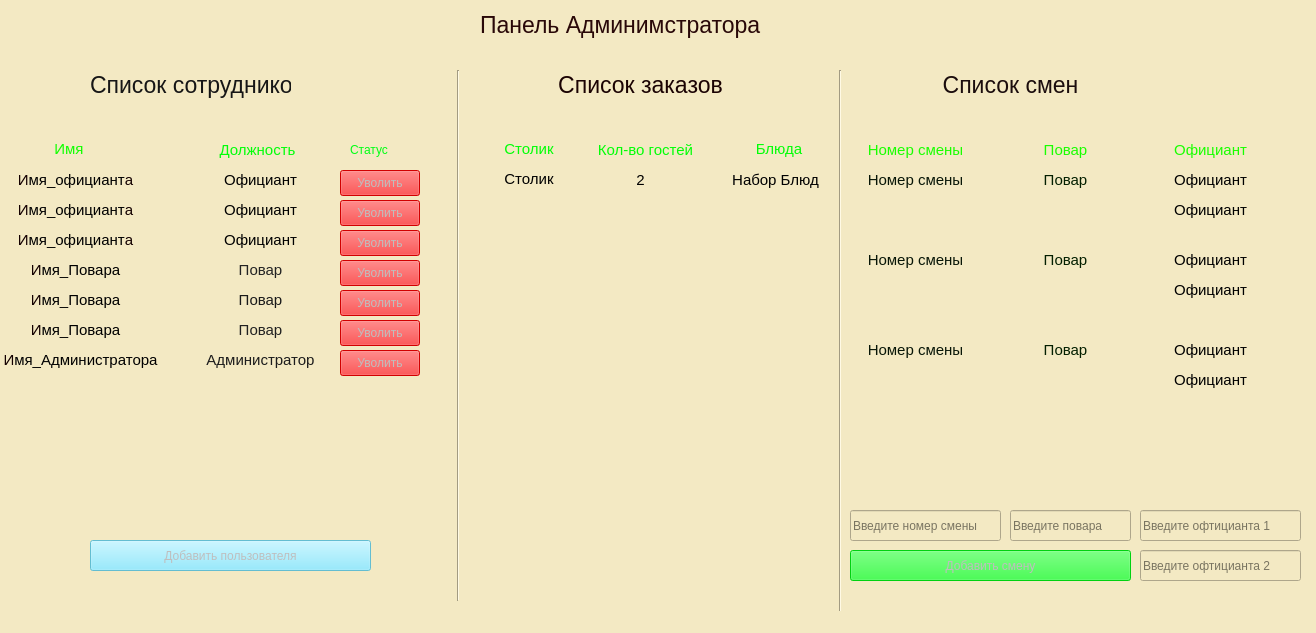
 <widget class="QMainWindow" name="AdminWindow">
  <property name="enabled">
   <bool>false</bool>
  </property>
  <property name="geometry">
   <rect>
    <x>0</x>
    <y>0</y>
    <width>1316</width>
    <height>633</height>
   </rect>
  </property>
  <property name="windowTitle">
   <string>Панель Администратора</string>
  </property>
  <property name="styleSheet">
   <string notr="true">background-color: rgb(243, 233, 195);</string>
  </property>
  <widget class="QWidget" name="centralwidget">
   <widget class="QLabel" name="labelTitlWindow">
    <property name="enabled">
     <bool>false</bool>
    </property>
    <property name="geometry">
     <rect>
      <x>480</x>
      <y>0</y>
      <width>301</width>
      <height>51</height>
     </rect>
    </property>
    <property name="font">
     <font>
      <pointsize>17</pointsize>
     </font>
    </property>
    <property name="layoutDirection">
     <enum>Qt::LeftToRight</enum>
    </property>
    <property name="text">
     <string>&lt;html&gt;&lt;head/&gt;&lt;body&gt;&lt;p&gt;&lt;span style=&quot; color:#290808;&quot;&gt;Панель Админимстратора&lt;/span&gt;&lt;/p&gt;&lt;/body&gt;&lt;/html&gt;</string>
    </property>
   </widget>
   <widget class="QLabel" name="label">
    <property name="enabled">
     <bool>false</bool>
    </property>
    <property name="geometry">
     <rect>
      <x>90</x>
      <y>60</y>
      <width>201</width>
      <height>51</height>
     </rect>
    </property>
    <property name="font">
     <font>
      <pointsize>17</pointsize>
     </font>
    </property>
    <property name="text">
     <string>&lt;html&gt;&lt;head/&gt;&lt;body&gt;&lt;p align=&quot;center&quot;&gt;&lt;span style=&quot; color:#161616;&quot;&gt;Список сотрудников&lt;/span&gt;&lt;/p&gt;&lt;/body&gt;&lt;/html&gt;</string>
    </property>
   </widget>
   <widget class="QLabel" name="label_3">
    <property name="enabled">
     <bool>false</bool>
    </property>
    <property name="geometry">
     <rect>
      <x>540</x>
      <y>60</y>
      <width>201</width>
      <height>51</height>
     </rect>
    </property>
    <property name="font">
     <font>
      <pointsize>17</pointsize>
     </font>
    </property>
    <property name="text">
     <string>&lt;html&gt;&lt;head/&gt;&lt;body&gt;&lt;p align=&quot;center&quot;&gt;&lt;span style=&quot; color:#1a0202;&quot;&gt;Список заказов&lt;/span&gt;&lt;/p&gt;&lt;/body&gt;&lt;/html&gt;</string>
    </property>
   </widget>
   <widget class="QLabel" name="label_4">
    <property name="enabled">
     <bool>false</bool>
    </property>
    <property name="geometry">
     <rect>
      <x>910</x>
      <y>60</y>
      <width>201</width>
      <height>51</height>
     </rect>
    </property>
    <property name="font">
     <font>
      <pointsize>17</pointsize>
     </font>
    </property>
    <property name="text">
     <string>&lt;html&gt;&lt;head/&gt;&lt;body&gt;&lt;p align=&quot;center&quot;&gt;&lt;span style=&quot; color:#1b0d0d;&quot;&gt;Список смен&lt;/span&gt;&lt;/p&gt;&lt;/body&gt;&lt;/html&gt;</string>
    </property>
   </widget>
   <widget class="QLabel" name="Name">
    <property name="enabled">
     <bool>false</bool>
    </property>
    <property name="geometry">
     <rect>
      <x>40</x>
      <y>140</y>
      <width>58</width>
      <height>18</height>
     </rect>
    </property>
    <property name="font">
     <font>
      <pointsize>11</pointsize>
     </font>
    </property>
    <property name="text">
     <string>&lt;html&gt;&lt;head/&gt;&lt;body&gt;&lt;p align=&quot;center&quot;&gt;&lt;span style=&quot; color:#10ff00;&quot;&gt;Имя&lt;/span&gt;&lt;/p&gt;&lt;/body&gt;&lt;/html&gt;</string>
    </property>
   </widget>
   <widget class="QLabel" name="label_5">
    <property name="enabled">
     <bool>false</bool>
    </property>
    <property name="geometry">
     <rect>
      <x>217</x>
      <y>140</y>
      <width>81</width>
      <height>21</height>
     </rect>
    </property>
    <property name="font">
     <font>
      <pointsize>11</pointsize>
     </font>
    </property>
    <property name="text">
     <string>&lt;html&gt;&lt;head/&gt;&lt;body&gt;&lt;p align=&quot;center&quot;&gt;&lt;span style=&quot; color:#00ff09;&quot;&gt;Должность&lt;/span&gt;&lt;/p&gt;&lt;/body&gt;&lt;/html&gt;</string>
    </property>
   </widget>
   <widget class="QLabel" name="label_6">
    <property name="enabled">
     <bool>false</bool>
    </property>
    <property name="geometry">
     <rect>
      <x>10</x>
      <y>170</y>
      <width>131</width>
      <height>21</height>
     </rect>
    </property>
    <property name="font">
     <font>
      <pointsize>11</pointsize>
     </font>
    </property>
    <property name="text">
     <string>&lt;html&gt;&lt;head/&gt;&lt;body&gt;&lt;p align=&quot;center&quot;&gt;&lt;span style=&quot; color:#130000;&quot;&gt;И&lt;/span&gt;&lt;span style=&quot; color:#000000;&quot;&gt;мя_официант&lt;/span&gt;&lt;span style=&quot; color:#130000;&quot;&gt;а&lt;/span&gt;&lt;/p&gt;&lt;/body&gt;&lt;/html&gt;</string>
    </property>
   </widget>
   <widget class="QLabel" name="label_7">
    <property name="enabled">
     <bool>false</bool>
    </property>
    <property name="geometry">
     <rect>
      <x>210</x>
      <y>170</y>
      <width>101</width>
      <height>21</height>
     </rect>
    </property>
    <property name="font">
     <font>
      <pointsize>11</pointsize>
     </font>
    </property>
    <property name="text">
     <string>&lt;html&gt;&lt;head/&gt;&lt;body&gt;&lt;p align=&quot;center&quot;&gt;&lt;span style=&quot; color:#000000;&quot;&gt;Официант&lt;/span&gt;&lt;/p&gt;&lt;/body&gt;&lt;/html&gt;</string>
    </property>
   </widget>
   <widget class="QLabel" name="label_8">
    <property name="enabled">
     <bool>false</bool>
    </property>
    <property name="geometry">
     <rect>
      <x>10</x>
      <y>200</y>
      <width>131</width>
      <height>21</height>
     </rect>
    </property>
    <property name="font">
     <font>
      <pointsize>11</pointsize>
     </font>
    </property>
    <property name="text">
     <string>&lt;html&gt;&lt;head/&gt;&lt;body&gt;&lt;p align=&quot;center&quot;&gt;&lt;span style=&quot; color:#130000;&quot;&gt;И&lt;/span&gt;&lt;span style=&quot; color:#000000;&quot;&gt;мя_официант&lt;/span&gt;&lt;span style=&quot; color:#130000;&quot;&gt;а&lt;/span&gt;&lt;/p&gt;&lt;/body&gt;&lt;/html&gt;</string>
    </property>
   </widget>
   <widget class="QLabel" name="label_9">
    <property name="enabled">
     <bool>false</bool>
    </property>
    <property name="geometry">
     <rect>
      <x>10</x>
      <y>230</y>
      <width>131</width>
      <height>21</height>
     </rect>
    </property>
    <property name="font">
     <font>
      <pointsize>11</pointsize>
     </font>
    </property>
    <property name="text">
     <string>&lt;html&gt;&lt;head/&gt;&lt;body&gt;&lt;p align=&quot;center&quot;&gt;&lt;span style=&quot; color:#130000;&quot;&gt;И&lt;/span&gt;&lt;span style=&quot; color:#000000;&quot;&gt;мя_официант&lt;/span&gt;&lt;span style=&quot; color:#130000;&quot;&gt;а&lt;/span&gt;&lt;/p&gt;&lt;/body&gt;&lt;/html&gt;</string>
    </property>
   </widget>
   <widget class="QLabel" name="label_10">
    <property name="enabled">
     <bool>false</bool>
    </property>
    <property name="geometry">
     <rect>
      <x>210</x>
      <y>200</y>
      <width>101</width>
      <height>21</height>
     </rect>
    </property>
    <property name="font">
     <font>
      <pointsize>11</pointsize>
     </font>
    </property>
    <property name="text">
     <string>&lt;html&gt;&lt;head/&gt;&lt;body&gt;&lt;p align=&quot;center&quot;&gt;&lt;span style=&quot; color:#000000;&quot;&gt;Официант&lt;/span&gt;&lt;/p&gt;&lt;/body&gt;&lt;/html&gt;</string>
    </property>
   </widget>
   <widget class="QLabel" name="label_11">
    <property name="enabled">
     <bool>false</bool>
    </property>
    <property name="geometry">
     <rect>
      <x>210</x>
      <y>230</y>
      <width>101</width>
      <height>21</height>
     </rect>
    </property>
    <property name="font">
     <font>
      <pointsize>11</pointsize>
     </font>
    </property>
    <property name="text">
     <string>&lt;html&gt;&lt;head/&gt;&lt;body&gt;&lt;p align=&quot;center&quot;&gt;&lt;span style=&quot; color:#000000;&quot;&gt;Официант&lt;/span&gt;&lt;/p&gt;&lt;/body&gt;&lt;/html&gt;</string>
    </property>
   </widget>
   <widget class="QLabel" name="label_12">
    <property name="enabled">
     <bool>false</bool>
    </property>
    <property name="geometry">
     <rect>
      <x>210</x>
      <y>260</y>
      <width>101</width>
      <height>21</height>
     </rect>
    </property>
    <property name="font">
     <font>
      <pointsize>11</pointsize>
     </font>
    </property>
    <property name="text">
     <string>&lt;html&gt;&lt;head/&gt;&lt;body&gt;&lt;p align=&quot;center&quot;&gt;&lt;span style=&quot; color:#232323;&quot;&gt;Повар&lt;/span&gt;&lt;/p&gt;&lt;/body&gt;&lt;/html&gt;</string>
    </property>
   </widget>
   <widget class="QLabel" name="label_13">
    <property name="enabled">
     <bool>false</bool>
    </property>
    <property name="geometry">
     <rect>
      <x>10</x>
      <y>260</y>
      <width>131</width>
      <height>21</height>
     </rect>
    </property>
    <property name="font">
     <font>
      <pointsize>11</pointsize>
     </font>
    </property>
    <property name="text">
     <string>&lt;html&gt;&lt;head/&gt;&lt;body&gt;&lt;p align=&quot;center&quot;&gt;&lt;span style=&quot; color:#130000;&quot;&gt;И&lt;/span&gt;&lt;span style=&quot; color:#000000;&quot;&gt;мя_Повара&lt;/span&gt;&lt;/p&gt;&lt;/body&gt;&lt;/html&gt;</string>
    </property>
   </widget>
   <widget class="QLabel" name="label_14">
    <property name="enabled">
     <bool>false</bool>
    </property>
    <property name="geometry">
     <rect>
      <x>10</x>
      <y>290</y>
      <width>131</width>
      <height>21</height>
     </rect>
    </property>
    <property name="font">
     <font>
      <pointsize>11</pointsize>
     </font>
    </property>
    <property name="text">
     <string>&lt;html&gt;&lt;head/&gt;&lt;body&gt;&lt;p align=&quot;center&quot;&gt;&lt;span style=&quot; color:#130000;&quot;&gt;И&lt;/span&gt;&lt;span style=&quot; color:#000000;&quot;&gt;мя_Повара&lt;/span&gt;&lt;/p&gt;&lt;/body&gt;&lt;/html&gt;</string>
    </property>
   </widget>
   <widget class="QLabel" name="label_15">
    <property name="enabled">
     <bool>false</bool>
    </property>
    <property name="geometry">
     <rect>
      <x>10</x>
      <y>320</y>
      <width>131</width>
      <height>21</height>
     </rect>
    </property>
    <property name="font">
     <font>
      <pointsize>11</pointsize>
     </font>
    </property>
    <property name="text">
     <string>&lt;html&gt;&lt;head/&gt;&lt;body&gt;&lt;p align=&quot;center&quot;&gt;&lt;span style=&quot; color:#130000;&quot;&gt;И&lt;/span&gt;&lt;span style=&quot; color:#000000;&quot;&gt;мя_Повара&lt;/span&gt;&lt;/p&gt;&lt;/body&gt;&lt;/html&gt;</string>
    </property>
   </widget>
   <widget class="QLabel" name="label_16">
    <property name="enabled">
     <bool>false</bool>
    </property>
    <property name="geometry">
     <rect>
      <x>210</x>
      <y>290</y>
      <width>101</width>
      <height>21</height>
     </rect>
    </property>
    <property name="font">
     <font>
      <pointsize>11</pointsize>
     </font>
    </property>
    <property name="text">
     <string>&lt;html&gt;&lt;head/&gt;&lt;body&gt;&lt;p align=&quot;center&quot;&gt;&lt;span style=&quot; color:#1a1a1a;&quot;&gt;Повар&lt;/span&gt;&lt;/p&gt;&lt;/body&gt;&lt;/html&gt;</string>
    </property>
   </widget>
   <widget class="QLabel" name="label_17">
    <property name="enabled">
     <bool>false</bool>
    </property>
    <property name="geometry">
     <rect>
      <x>210</x>
      <y>320</y>
      <width>101</width>
      <height>21</height>
     </rect>
    </property>
    <property name="font">
     <font>
      <pointsize>11</pointsize>
     </font>
    </property>
    <property name="text">
     <string>&lt;html&gt;&lt;head/&gt;&lt;body&gt;&lt;p align=&quot;center&quot;&gt;&lt;span style=&quot; color:#212121;&quot;&gt;Повар&lt;/span&gt;&lt;/p&gt;&lt;/body&gt;&lt;/html&gt;</string>
    </property>
   </widget>
   <widget class="QLabel" name="label_18">
    <property name="enabled">
     <bool>false</bool>
    </property>
    <property name="geometry">
     <rect>
      <x>0</x>
      <y>350</y>
      <width>161</width>
      <height>21</height>
     </rect>
    </property>
    <property name="font">
     <font>
      <pointsize>11</pointsize>
     </font>
    </property>
    <property name="text">
     <string>&lt;html&gt;&lt;head/&gt;&lt;body&gt;&lt;p align=&quot;center&quot;&gt;&lt;span style=&quot; color:#130000;&quot;&gt;И&lt;/span&gt;&lt;span style=&quot; color:#000000;&quot;&gt;мя_Администратора&lt;/span&gt;&lt;/p&gt;&lt;/body&gt;&lt;/html&gt;</string>
    </property>
   </widget>
   <widget class="QLabel" name="label_19">
    <property name="enabled">
     <bool>false</bool>
    </property>
    <property name="geometry">
     <rect>
      <x>200</x>
      <y>350</y>
      <width>121</width>
      <height>21</height>
     </rect>
    </property>
    <property name="font">
     <font>
      <pointsize>11</pointsize>
     </font>
    </property>
    <property name="text">
     <string>&lt;html&gt;&lt;head/&gt;&lt;body&gt;&lt;p align=&quot;center&quot;&gt;&lt;span style=&quot; color:#1c1c1c;&quot;&gt;Администратор&lt;/span&gt;&lt;/p&gt;&lt;/body&gt;&lt;/html&gt;</string>
    </property>
   </widget>
   <widget class="QLabel" name="Name_2">
    <property name="enabled">
     <bool>false</bool>
    </property>
    <property name="geometry">
     <rect>
      <x>500</x>
      <y>140</y>
      <width>58</width>
      <height>18</height>
     </rect>
    </property>
    <property name="font">
     <font>
      <pointsize>11</pointsize>
     </font>
    </property>
    <property name="text">
     <string>&lt;html&gt;&lt;head/&gt;&lt;body&gt;&lt;p align=&quot;center&quot;&gt;&lt;span style=&quot; color:#00ff06;&quot;&gt;Столик&lt;/span&gt;&lt;/p&gt;&lt;/body&gt;&lt;/html&gt;</string>
    </property>
   </widget>
   <widget class="QLabel" name="Name_3">
    <property name="enabled">
     <bool>false</bool>
    </property>
    <property name="geometry">
     <rect>
      <x>590</x>
      <y>140</y>
      <width>111</width>
      <height>21</height>
     </rect>
    </property>
    <property name="font">
     <font>
      <pointsize>11</pointsize>
     </font>
    </property>
    <property name="text">
     <string>&lt;html&gt;&lt;head/&gt;&lt;body&gt;&lt;p align=&quot;center&quot;&gt;&lt;span style=&quot; color:#00ff06;&quot;&gt;Кол-во гостей&lt;/span&gt;&lt;/p&gt;&lt;/body&gt;&lt;/html&gt;</string>
    </property>
   </widget>
   <widget class="QLabel" name="Name_4">
    <property name="enabled">
     <bool>false</bool>
    </property>
    <property name="geometry">
     <rect>
      <x>750</x>
      <y>140</y>
      <width>58</width>
      <height>18</height>
     </rect>
    </property>
    <property name="font">
     <font>
      <pointsize>11</pointsize>
     </font>
    </property>
    <property name="text">
     <string>&lt;html&gt;&lt;head/&gt;&lt;body&gt;&lt;p align=&quot;center&quot;&gt;&lt;span style=&quot; color:#00ff06;&quot;&gt;Блюда&lt;/span&gt;&lt;/p&gt;&lt;/body&gt;&lt;/html&gt;</string>
    </property>
   </widget>
   <widget class="QLabel" name="Name_5">
    <property name="enabled">
     <bool>false</bool>
    </property>
    <property name="geometry">
     <rect>
      <x>500</x>
      <y>170</y>
      <width>58</width>
      <height>18</height>
     </rect>
    </property>
    <property name="font">
     <font>
      <pointsize>11</pointsize>
     </font>
    </property>
    <property name="text">
     <string>&lt;html&gt;&lt;head/&gt;&lt;body&gt;&lt;p align=&quot;center&quot;&gt;&lt;span style=&quot; color:#000000;&quot;&gt;Столик&lt;/span&gt;&lt;/p&gt;&lt;/body&gt;&lt;/html&gt;</string>
    </property>
   </widget>
   <widget class="QLabel" name="Name_6">
    <property name="enabled">
     <bool>false</bool>
    </property>
    <property name="geometry">
     <rect>
      <x>630</x>
      <y>170</y>
      <width>21</width>
      <height>20</height>
     </rect>
    </property>
    <property name="font">
     <font>
      <pointsize>11</pointsize>
     </font>
    </property>
    <property name="text">
     <string>&lt;html&gt;&lt;head/&gt;&lt;body&gt;&lt;p align=&quot;center&quot;&gt;&lt;span style=&quot; color:#000000;&quot;&gt;2&lt;/span&gt;&lt;/p&gt;&lt;/body&gt;&lt;/html&gt;</string>
    </property>
   </widget>
   <widget class="QLabel" name="Name_7">
    <property name="enabled">
     <bool>false</bool>
    </property>
    <property name="geometry">
     <rect>
      <x>720</x>
      <y>170</y>
      <width>111</width>
      <height>21</height>
     </rect>
    </property>
    <property name="font">
     <font>
      <pointsize>11</pointsize>
     </font>
    </property>
    <property name="text">
     <string>&lt;html&gt;&lt;head/&gt;&lt;body&gt;&lt;p align=&quot;center&quot;&gt;&lt;span style=&quot; color:#000000;&quot;&gt;Набор Блюд&lt;/span&gt;&lt;/p&gt;&lt;/body&gt;&lt;/html&gt;</string>
    </property>
   </widget>
   <widget class="QLabel" name="label_20">
    <property name="enabled">
     <bool>false</bool>
    </property>
    <property name="geometry">
     <rect>
      <x>860</x>
      <y>140</y>
      <width>111</width>
      <height>21</height>
     </rect>
    </property>
    <property name="font">
     <font>
      <pointsize>11</pointsize>
     </font>
    </property>
    <property name="text">
     <string>&lt;html&gt;&lt;head/&gt;&lt;body&gt;&lt;p align=&quot;center&quot;&gt;&lt;span style=&quot; color:#19ff00;&quot;&gt;Номер смены&lt;/span&gt;&lt;/p&gt;&lt;/body&gt;&lt;/html&gt;</string>
    </property>
   </widget>
   <widget class="QLabel" name="label_21">
    <property name="enabled">
     <bool>false</bool>
    </property>
    <property name="geometry">
     <rect>
      <x>1010</x>
      <y>140</y>
      <width>111</width>
      <height>21</height>
     </rect>
    </property>
    <property name="font">
     <font>
      <pointsize>11</pointsize>
     </font>
    </property>
    <property name="text">
     <string>&lt;html&gt;&lt;head/&gt;&lt;body&gt;&lt;p align=&quot;center&quot;&gt;&lt;span style=&quot; color:#19ff00;&quot;&gt;Повар&lt;/span&gt;&lt;/p&gt;&lt;/body&gt;&lt;/html&gt;</string>
    </property>
   </widget>
   <widget class="QLabel" name="label_22">
    <property name="enabled">
     <bool>false</bool>
    </property>
    <property name="geometry">
     <rect>
      <x>1160</x>
      <y>140</y>
      <width>101</width>
      <height>21</height>
     </rect>
    </property>
    <property name="font">
     <font>
      <pointsize>11</pointsize>
     </font>
    </property>
    <property name="text">
     <string>&lt;html&gt;&lt;head/&gt;&lt;body&gt;&lt;p align=&quot;center&quot;&gt;&lt;span style=&quot; color:#19ff00;&quot;&gt;Официант&lt;/span&gt;&lt;/p&gt;&lt;/body&gt;&lt;/html&gt;</string>
    </property>
   </widget>
   <widget class="Line" name="line">
    <property name="geometry">
     <rect>
      <x>450</x>
      <y>70</y>
      <width>16</width>
      <height>531</height>
     </rect>
    </property>
    <property name="orientation">
     <enum>Qt::Vertical</enum>
    </property>
   </widget>
   <widget class="Line" name="line_2">
    <property name="geometry">
     <rect>
      <x>830</x>
      <y>70</y>
      <width>20</width>
      <height>561</height>
     </rect>
    </property>
    <property name="orientation">
     <enum>Qt::Vertical</enum>
    </property>
   </widget>
   <widget class="QLabel" name="label_23">
    <property name="enabled">
     <bool>false</bool>
    </property>
    <property name="geometry">
     <rect>
      <x>860</x>
      <y>170</y>
      <width>111</width>
      <height>21</height>
     </rect>
    </property>
    <property name="font">
     <font>
      <pointsize>11</pointsize>
     </font>
    </property>
    <property name="text">
     <string>&lt;html&gt;&lt;head/&gt;&lt;body&gt;&lt;p align=&quot;center&quot;&gt;&lt;span style=&quot; color:#081607;&quot;&gt;Номер смены&lt;/span&gt;&lt;/p&gt;&lt;/body&gt;&lt;/html&gt;</string>
    </property>
   </widget>
   <widget class="QLabel" name="label_24">
    <property name="enabled">
     <bool>false</bool>
    </property>
    <property name="geometry">
     <rect>
      <x>860</x>
      <y>250</y>
      <width>111</width>
      <height>21</height>
     </rect>
    </property>
    <property name="font">
     <font>
      <pointsize>11</pointsize>
     </font>
    </property>
    <property name="text">
     <string>&lt;html&gt;&lt;head/&gt;&lt;body&gt;&lt;p align=&quot;center&quot;&gt;&lt;span style=&quot; color:#081607;&quot;&gt;Номер смены&lt;/span&gt;&lt;/p&gt;&lt;/body&gt;&lt;/html&gt;</string>
    </property>
   </widget>
   <widget class="QLabel" name="label_25">
    <property name="enabled">
     <bool>false</bool>
    </property>
    <property name="geometry">
     <rect>
      <x>860</x>
      <y>340</y>
      <width>111</width>
      <height>21</height>
     </rect>
    </property>
    <property name="font">
     <font>
      <pointsize>11</pointsize>
     </font>
    </property>
    <property name="text">
     <string>&lt;html&gt;&lt;head/&gt;&lt;body&gt;&lt;p align=&quot;center&quot;&gt;&lt;span style=&quot; color:#081607;&quot;&gt;Номер смены&lt;/span&gt;&lt;/p&gt;&lt;/body&gt;&lt;/html&gt;</string>
    </property>
   </widget>
   <widget class="QLabel" name="label_26">
    <property name="enabled">
     <bool>false</bool>
    </property>
    <property name="geometry">
     <rect>
      <x>1010</x>
      <y>170</y>
      <width>111</width>
      <height>21</height>
     </rect>
    </property>
    <property name="font">
     <font>
      <pointsize>11</pointsize>
     </font>
    </property>
    <property name="text">
     <string>&lt;html&gt;&lt;head/&gt;&lt;body&gt;&lt;p align=&quot;center&quot;&gt;&lt;span style=&quot; color:#031f00;&quot;&gt;Повар&lt;/span&gt;&lt;/p&gt;&lt;/body&gt;&lt;/html&gt;</string>
    </property>
   </widget>
   <widget class="QLabel" name="label_27">
    <property name="enabled">
     <bool>false</bool>
    </property>
    <property name="geometry">
     <rect>
      <x>1160</x>
      <y>170</y>
      <width>101</width>
      <height>21</height>
     </rect>
    </property>
    <property name="font">
     <font>
      <pointsize>11</pointsize>
     </font>
    </property>
    <property name="text">
     <string>&lt;html&gt;&lt;head/&gt;&lt;body&gt;&lt;p align=&quot;center&quot;&gt;&lt;span style=&quot; color:#000000;&quot;&gt;Официант&lt;/span&gt;&lt;/p&gt;&lt;/body&gt;&lt;/html&gt;</string>
    </property>
   </widget>
   <widget class="QLabel" name="label_28">
    <property name="enabled">
     <bool>false</bool>
    </property>
    <property name="geometry">
     <rect>
      <x>1160</x>
      <y>200</y>
      <width>101</width>
      <height>21</height>
     </rect>
    </property>
    <property name="font">
     <font>
      <pointsize>11</pointsize>
     </font>
    </property>
    <property name="text">
     <string>&lt;html&gt;&lt;head/&gt;&lt;body&gt;&lt;p align=&quot;center&quot;&gt;&lt;span style=&quot; color:#000000;&quot;&gt;Официант&lt;/span&gt;&lt;/p&gt;&lt;/body&gt;&lt;/html&gt;</string>
    </property>
   </widget>
   <widget class="QLabel" name="label_29">
    <property name="enabled">
     <bool>false</bool>
    </property>
    <property name="geometry">
     <rect>
      <x>1160</x>
      <y>250</y>
      <width>101</width>
      <height>21</height>
     </rect>
    </property>
    <property name="font">
     <font>
      <pointsize>11</pointsize>
     </font>
    </property>
    <property name="text">
     <string>&lt;html&gt;&lt;head/&gt;&lt;body&gt;&lt;p align=&quot;center&quot;&gt;&lt;span style=&quot; color:#000000;&quot;&gt;Официант&lt;/span&gt;&lt;/p&gt;&lt;/body&gt;&lt;/html&gt;</string>
    </property>
   </widget>
   <widget class="QLabel" name="label_30">
    <property name="enabled">
     <bool>false</bool>
    </property>
    <property name="geometry">
     <rect>
      <x>1160</x>
      <y>280</y>
      <width>101</width>
      <height>21</height>
     </rect>
    </property>
    <property name="font">
     <font>
      <pointsize>11</pointsize>
     </font>
    </property>
    <property name="text">
     <string>&lt;html&gt;&lt;head/&gt;&lt;body&gt;&lt;p align=&quot;center&quot;&gt;&lt;span style=&quot; color:#000000;&quot;&gt;Официант&lt;/span&gt;&lt;/p&gt;&lt;/body&gt;&lt;/html&gt;</string>
    </property>
   </widget>
   <widget class="QLabel" name="label_31">
    <property name="enabled">
     <bool>false</bool>
    </property>
    <property name="geometry">
     <rect>
      <x>1160</x>
      <y>340</y>
      <width>101</width>
      <height>21</height>
     </rect>
    </property>
    <property name="font">
     <font>
      <pointsize>11</pointsize>
     </font>
    </property>
    <property name="text">
     <string>&lt;html&gt;&lt;head/&gt;&lt;body&gt;&lt;p align=&quot;center&quot;&gt;&lt;span style=&quot; color:#000000;&quot;&gt;Официант&lt;/span&gt;&lt;/p&gt;&lt;/body&gt;&lt;/html&gt;</string>
    </property>
   </widget>
   <widget class="QLabel" name="label_32">
    <property name="enabled">
     <bool>false</bool>
    </property>
    <property name="geometry">
     <rect>
      <x>1160</x>
      <y>370</y>
      <width>101</width>
      <height>21</height>
     </rect>
    </property>
    <property name="font">
     <font>
      <pointsize>11</pointsize>
     </font>
    </property>
    <property name="text">
     <string>&lt;html&gt;&lt;head/&gt;&lt;body&gt;&lt;p align=&quot;center&quot;&gt;&lt;span style=&quot; color:#000000;&quot;&gt;Официант&lt;/span&gt;&lt;/p&gt;&lt;/body&gt;&lt;/html&gt;</string>
    </property>
   </widget>
   <widget class="QLabel" name="label_33">
    <property name="enabled">
     <bool>false</bool>
    </property>
    <property name="geometry">
     <rect>
      <x>1010</x>
      <y>250</y>
      <width>111</width>
      <height>21</height>
     </rect>
    </property>
    <property name="font">
     <font>
      <pointsize>11</pointsize>
     </font>
    </property>
    <property name="text">
     <string>&lt;html&gt;&lt;head/&gt;&lt;body&gt;&lt;p align=&quot;center&quot;&gt;&lt;span style=&quot; color:#031f00;&quot;&gt;Повар&lt;/span&gt;&lt;/p&gt;&lt;/body&gt;&lt;/html&gt;</string>
    </property>
   </widget>
   <widget class="QLabel" name="label_34">
    <property name="enabled">
     <bool>false</bool>
    </property>
    <property name="geometry">
     <rect>
      <x>1010</x>
      <y>340</y>
      <width>111</width>
      <height>21</height>
     </rect>
    </property>
    <property name="font">
     <font>
      <pointsize>11</pointsize>
     </font>
    </property>
    <property name="text">
     <string>&lt;html&gt;&lt;head/&gt;&lt;body&gt;&lt;p align=&quot;center&quot;&gt;&lt;span style=&quot; color:#031f00;&quot;&gt;Повар&lt;/span&gt;&lt;/p&gt;&lt;/body&gt;&lt;/html&gt;</string>
    </property>
   </widget>
   <widget class="QLabel" name="label_2">
    <property name="geometry">
     <rect>
      <x>350</x>
      <y>140</y>
      <width>71</width>
      <height>20</height>
     </rect>
    </property>
    <property name="text">
     <string>&lt;html&gt;&lt;head/&gt;&lt;body&gt;&lt;p&gt;&lt;span style=&quot; color:#00ff14;&quot;&gt;Статус&lt;/span&gt;&lt;/p&gt;&lt;/body&gt;&lt;/html&gt;</string>
    </property>
   </widget>
   <widget class="QPushButton" name="pushButton">
    <property name="enabled">
     <bool>false</bool>
    </property>
    <property name="geometry">
     <rect>
      <x>340</x>
      <y>170</y>
      <width>80</width>
      <height>26</height>
     </rect>
    </property>
    <property name="styleSheet">
     <string notr="true">
background-color: rgb(255, 0, 0);</string>
    </property>
    <property name="text">
     <string>Уволить</string>
    </property>
   </widget>
   <widget class="QPushButton" name="pushButton_2">
    <property name="enabled">
     <bool>false</bool>
    </property>
    <property name="geometry">
     <rect>
      <x>340</x>
      <y>200</y>
      <width>80</width>
      <height>26</height>
     </rect>
    </property>
    <property name="styleSheet">
     <string notr="true">
background-color: rgb(255, 0, 0);</string>
    </property>
    <property name="text">
     <string>Уволить</string>
    </property>
   </widget>
   <widget class="QPushButton" name="pushButton_3">
    <property name="enabled">
     <bool>false</bool>
    </property>
    <property name="geometry">
     <rect>
      <x>340</x>
      <y>230</y>
      <width>80</width>
      <height>26</height>
     </rect>
    </property>
    <property name="styleSheet">
     <string notr="true">
background-color: rgb(255, 0, 0);</string>
    </property>
    <property name="text">
     <string>Уволить</string>
    </property>
   </widget>
   <widget class="QPushButton" name="pushButton_4">
    <property name="enabled">
     <bool>false</bool>
    </property>
    <property name="geometry">
     <rect>
      <x>340</x>
      <y>260</y>
      <width>80</width>
      <height>26</height>
     </rect>
    </property>
    <property name="styleSheet">
     <string notr="true">
background-color: rgb(255, 0, 0);</string>
    </property>
    <property name="text">
     <string>Уволить</string>
    </property>
   </widget>
   <widget class="QPushButton" name="pushButton_5">
    <property name="enabled">
     <bool>false</bool>
    </property>
    <property name="geometry">
     <rect>
      <x>340</x>
      <y>290</y>
      <width>80</width>
      <height>26</height>
     </rect>
    </property>
    <property name="styleSheet">
     <string notr="true">
background-color: rgb(255, 0, 0);</string>
    </property>
    <property name="text">
     <string>Уволить</string>
    </property>
   </widget>
   <widget class="QPushButton" name="pushButton_6">
    <property name="enabled">
     <bool>false</bool>
    </property>
    <property name="geometry">
     <rect>
      <x>340</x>
      <y>320</y>
      <width>80</width>
      <height>26</height>
     </rect>
    </property>
    <property name="styleSheet">
     <string notr="true">
background-color: rgb(255, 0, 0);</string>
    </property>
    <property name="text">
     <string>Уволить</string>
    </property>
   </widget>
   <widget class="QPushButton" name="pushButton_7">
    <property name="enabled">
     <bool>false</bool>
    </property>
    <property name="geometry">
     <rect>
      <x>340</x>
      <y>350</y>
      <width>80</width>
      <height>26</height>
     </rect>
    </property>
    <property name="styleSheet">
     <string notr="true">
background-color: rgb(255, 0, 0);</string>
    </property>
    <property name="text">
     <string>Уволить</string>
    </property>
   </widget>
   <widget class="QPushButton" name="pushButton_8">
    <property name="geometry">
     <rect>
      <x>850</x>
      <y>550</y>
      <width>281</width>
      <height>31</height>
     </rect>
    </property>
    <property name="styleSheet">
     <string notr="true">background-color: rgb(0, 255, 20);
</string>
    </property>
    <property name="text">
     <string>Добавить смену</string>
    </property>
   </widget>
   <widget class="QPushButton" name="pushButton_9">
    <property name="geometry">
     <rect>
      <x>90</x>
      <y>540</y>
      <width>281</width>
      <height>31</height>
     </rect>
    </property>
    <property name="styleSheet">
     <string notr="true">background-color: rgb(121, 230, 255);
</string>
    </property>
    <property name="text">
     <string>Добавить пользователя</string>
    </property>
   </widget>
   <widget class="QLineEdit" name="lineEdit">
    <property name="geometry">
     <rect>
      <x>850</x>
      <y>510</y>
      <width>151</width>
      <height>31</height>
     </rect>
    </property>
    <property name="placeholderText">
     <string>Введите номер смены</string>
    </property>
   </widget>
   <widget class="QLineEdit" name="lineEdit_2">
    <property name="geometry">
     <rect>
      <x>1010</x>
      <y>510</y>
      <width>121</width>
      <height>31</height>
     </rect>
    </property>
    <property name="placeholderText">
     <string>Введите повара</string>
    </property>
   </widget>
   <widget class="QLineEdit" name="lineEdit_3">
    <property name="geometry">
     <rect>
      <x>1140</x>
      <y>510</y>
      <width>161</width>
      <height>31</height>
     </rect>
    </property>
    <property name="placeholderText">
     <string>Введите офтицианта 1 </string>
    </property>
   </widget>
   <widget class="QLineEdit" name="lineEdit_4">
    <property name="geometry">
     <rect>
      <x>1140</x>
      <y>550</y>
      <width>161</width>
      <height>31</height>
     </rect>
    </property>
    <property name="placeholderText">
     <string>Введите офтицианта 2 </string>
    </property>
   </widget>
  </widget>
  <widget class="QMenuBar" name="menubar">
   <property name="geometry">
    <rect>
     <x>0</x>
     <y>0</y>
     <width>1316</width>
     <height>23</height>
    </rect>
   </property>
  </widget>
  <widget class="QStatusBar" name="statusbar"/>
 </widget>
